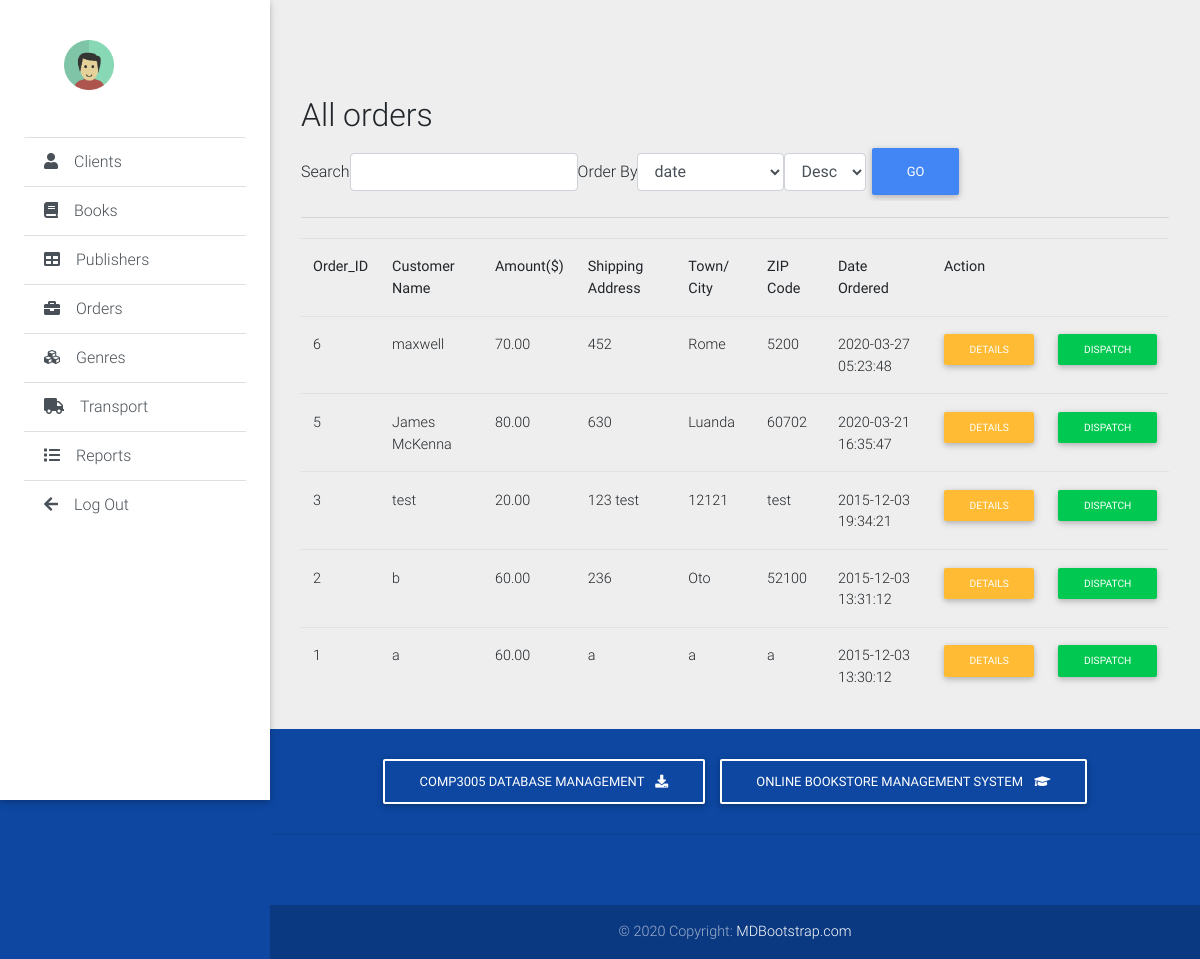
The page /admin/orders.php on the database its author committed.
### tables this page shows
CREATE TABLE `orders` (
  `orderid` int(10) UNSIGNED NOT NULL,
  `customerid` int(10) UNSIGNED NOT NULL,
  `amount` decimal(6,2) DEFAULT NULL,
  `date` timestamp NOT NULL DEFAULT CURRENT_TIMESTAMP,
  `ship_name` char(60) NOT NULL,
  `ship_address` char(80) NOT NULL,
  `ship_city` char(30) NOT NULL,
  `ship_zip_code` char(10) NOT NULL,
  `ship_country` char(20) NOT NULL
);

CREATE TABLE `customers` (
  `customerid` int(10) UNSIGNED NOT NULL,
  `name` varchar(60) NOT NULL,
  `address` varchar(80) NOT NULL,
  `city` varchar(30) NOT NULL,
  `zip_code` varchar(10) NOT NULL,
  `country` varchar(60) NOT NULL,
  `date_registered` timestamp NOT NULL DEFAULT CURRENT_TIMESTAMP ON UPDATE CURRENT_TIMESTAMP
);

### admin/db/MysqliDb.php (called while the page is built, shortened)
<?php
class MysqliDb
{
    public static $prefix = '';
    protected $_mysqli;
    protected $_query;
    protected $_queryOptions = array();
    protected $_orderBy = array();
    protected $_groupBy = array();
    protected $host;
    protected $username;
    protected $password;
    protected $db;
    protected $port;
    protected $charset;
    public $returnType = 'array';
    protected $_nestJoin = false;
    private $_tableName = '';
    protected $_mapKey = null;
    public $pageLimit = 20;
    public function __construct($host = null, $username = null, $password = null, $db = null, $port = null, $charset = 'utf8')
    {
        $isSubQuery = false;
        if (is_object($host)) {
            $this->_mysqli = $host;
        } else {
            $this->host = $host;
        }
        $this->username = $username;
        $this->password = $password;
        $this->db = $db;
        $this->port = $port;
        $this->charset = $charset;
    }
    public function connect()
    {
        $this->_mysqli = new mysqli($this->host, $this->username, $this->password, $this->db, $this->port);
        if ($this->charset) {
            $this->_mysqli->set_charset($this->charset);
        }
    }
    public function mysqli()
    {
        return $this->_mysqli;
    }
    protected function reset()
    {
        $this->_orderBy = array();
        $this->_groupBy = array();
        $this->_query = null;
        $this->_queryOptions = array();
        $this->returnType = 'array';
        $this->_nestJoin = false;
        $this->_tableName = '';
        $this->_mapKey = null;
    }
    public function arrayBuilder()
    {
        $this->returnType = 'array';
        return $this;
    }
    public function setQueryOption($options)
    {
        $allowedOptions = Array('ALL', 'DISTINCT', 'DISTINCTROW', 'HIGH_PRIORITY', 'STRAIGHT_JOIN', 'SQL_SMALL_RESULT',
            'SQL_BIG_RESULT', 'SQL_BUFFER_RESULT', 'SQL_CACHE', 'SQL_NO_CACHE', 'SQL_CALC_FOUND_ROWS',
            'LOW_PRIORITY', 'IGNORE', 'QUICK', 'MYSQLI_NESTJOIN', 'FOR UPDATE', 'LOCK IN SHARE MODE');
        if (!is_array($options)) {
            $options = Array($options);
        }
        foreach ($options as $option) {
            $option = strtoupper($option);
            if ($option == 'MYSQLI_NESTJOIN') {
                $this->_nestJoin = true;
            } elseif ($option == 'FOR UPDATE') {
                $this->_forUpdate = true;
            } elseif ($option == 'LOCK IN SHARE MODE') {
                $this->_lockInShareMode = true;
            } else {
                $this->_queryOptions[] = $option;
            }
        }
        return $this;
    }
    public function withTotalCount()
    {
        return $this;
    }
    public function get($tableName, $numRows = null, $columns = '*')
    {
        $column = is_array($columns) ? implode(', ', $columns) : $columns;
        if (strpos($tableName, '.') === false) {
            $this->_tableName = self::$prefix . $tableName;
        } else {
            $this->_tableName = $tableName;
        }
        $this->_query = 'SELECT ' . implode(' ', $this->_queryOptions) . ' ' .
            $column . " FROM " . $this->_tableName;
        $stmt = $this->_buildQuery($numRows);
        $stmt->execute();
        $res = $this->_dynamicBindResults($stmt);
        return $res;
    }
    public function orderBy($orderByField, $orderbyDirection = "DESC", $customFields = null)
    {
        $orderbyDirection = strtoupper(trim($orderbyDirection));
        $orderByField = preg_replace("/[^-a-z0-9\.\(\),_`\*\'\"]+/i", '', $orderByField);
        $orderByField = preg_replace('/(\`)([`a-zA-Z0-9_]*\.)/', '\1' . self::$prefix . '\2', $orderByField);
        $this->_orderBy[$orderByField] = $orderbyDirection;
        return $this;
    }
    protected function _buildQuery($numRows = null, $tableData = null)
    {
        $stmt = $this->_prepareQuery();
        return $stmt;
    }
    protected function _dynamicBindResults(mysqli_stmt $stmt)
    {
        $parameters = array();
        $results = array();
        $mysqlLongType = 252;
        $shouldStoreResult = false;
        $meta = $stmt->result_metadata();
        $row = array();
        while ($field = $meta->fetch_field()) {
            if ($this->_nestJoin && $field->table != $this->_tableName) {
                $field->table = substr($field->table, strlen(self::$prefix));
                $row[$field->table][$field->name] = null;
                $parameters[] = & $row[$field->table][$field->name];
            } else {
                $row[$field->name] = null;
                $parameters[] = & $row[$field->name];
            }
        }
        call_user_func_array(array($stmt, 'bind_result'), $parameters);
        while ($stmt->fetch()) {
            if ($this->returnType == 'object') {
                $result = new stdClass ();
                foreach ($row as $key => $val) {
                    if (is_array($val)) {
                        $result->$key = new stdClass ();
                        foreach ($val as $k => $v) {
                            $result->$key->$k = $v;
                        }
                    } else {
                        $result->$key = $val;
                    }
                }
            } else {
                $result = array();
                foreach ($row as $key => $val) {
                    if (is_array($val)) {
                        foreach ($val as $k => $v) {
                            $result[$key][$k] = $v;
                        }
                    } else {
                        $result[$key] = $val;
                    }
                }
            }
            if ($this->_mapKey) {
                $results[$row[$this->_mapKey]] = count($row) > 2 ? $result : end($result);
            } else {
                array_push($results, $result);
            }
        }
        if (in_array('SQL_CALC_FOUND_ROWS', $this->_queryOptions)) {
            $stmt = $this->mysqli()->query('SELECT FOUND_ROWS()');
            $totalCount = $stmt->fetch_row();
            $this->totalCount = $totalCount[0];
        }
        return $results;
    }
    protected function _buildCondition($operator, &$conditions)
    {
        if (empty($conditions)) {
            return;
        }
        $this->_query .= ' ' . $operator;
    }
    protected function _buildGroupBy()
    {
        if (empty($this->_groupBy)) {
            return;
        }
        $this->_query .= " GROUP BY ";
        $this->_query = rtrim($this->_query, ', ') . " ";
    }
    protected function _buildOrderBy()
    {
        $this->_query .= " ORDER BY ";
        foreach ($this->_orderBy as $prop => $value) {
            if (strtolower(str_replace(" ", "", $prop)) == 'rand()') {
                $this->_query .= "rand(), ";
            } else {
                $this->_query .= $prop . " " . $value . ", ";
            }
        }
        $this->_query = rtrim($this->_query, ', ') . " ";
    }
    protected function _buildLimit($numRows)
    {
        if (is_array($numRows)) {
            $this->_query .= ' LIMIT ' . (int) $numRows[0] . ', ' . (int) $numRows[1];
        } else {
            $this->_query .= ' LIMIT ' . (int) $numRows;
        }
    }
    protected function _prepareQuery()
    {
        if (!$stmt = $this->mysqli()->prepare($this->_query)) {
            $msg = $this->mysqli()->error . " query: " . $this->_query;
            $num = $this->mysqli()->errno;
            $this->reset();
            throw new Exception($msg, $num);
        }
        return $stmt;
    }
    protected function replacePlaceHolders($str, $vals)
    {
        $newStr = "";
        $newStr .= $str;
        return $newStr;
    }
    public function paginate ($table, $page, $fields = null) {
        $offset = $this->pageLimit * ($page - 1);
        $res = $this->withTotalCount()->get ($table, Array ($offset, $this->pageLimit), $fields);
        return $res;
    }
}

### admin/db/config.php (called while the page is built, shortened)
<?php
require_once BASE_PATH.'/db/MysqliDb.php';
function getDbInstance()
{
	return new MysqliDb(DB_HOST,DB_USER,DB_PASSWORD,DB_NAME);
}

### admin/orders.php (the view, shortened to what this page needs)
<!DOCTYPE html>
<html lang="en">
<body class="grey lighten-3">
  <header>
    <?php include_once "headers/sidebar.php";?>
  </header>
  <main class="pt-5 mx-lg-3">
    <div class="container-fluid mt-5">
      <?php
        include_once "db/config.php";
        $search_string = filter_input(INPUT_GET, 'search_string');
        $filter_col = filter_input(INPUT_GET, 'filter_col');
        $order_by = filter_input(INPUT_GET, 'order_by');
        $page = filter_input(INPUT_GET, 'page');
        $pagelimit = 6;
        if (!$page) {
            $page = 1;
        }
        if (!$filter_col) {
            $filter_col = "date";
        }
        if (!$order_by) {
            $order_by = "Desc";
        }
        $db = getDbInstance();
        $select = array('orderid', 'customerid', 'amount', 'ship_address', 'ship_city','ship_zip_code', 'date');
        if ($order_by)
        {
            $db->orderBy($filter_col, $order_by);
        }
        $db->pageLimit = $pagelimit;
        $records =$db->arraybuilder()->paginate("orders", $page, $select);
        foreach ($records as $value) {
            foreach ($value as $col_name => $col_value) {
                $filter_options[$col_name] = $col_name;
            }
            break;
        }
        ?>
        <div id="page-wrapper">
            <div class="row">
                <div class="col-sm-9">
                    <h2 class="page-header">All orders</h2>
                </div>
            </div>
            <div class="well text-center filter-form">
                <form class="form form-inline" action="">
                    <label for="input_search">Search</label>
                    <input type="text" class="form-control" id="input_search" name="search_string" value="<?php echo $search_string; ?>">
                    <label for ="input_order">Order By</label>
                    <select name="filter_col" class="form-control">
                        <?php
                        foreach ($filter_options as $option) {
                            ($filter_col === $option) ? $selected = "selected" : $selected = "";
                            echo ' <option value="' . $option . '" ' . $selected . '>' . $option . '</option>';
                        }
                        ?>
                    </select>
                    <select name="order_by" class="form-control" id="input_order">
                        <option value="Desc" <?php
                        if ($order_by == 'Desc') {
                            echo "selected";
                        }
                        ?>>Desc</option>
                    </select>
                    <input type="submit" value="Go" class="btn btn-primary">
                </form>
            </div>
            <hr>
            <table class="table" style="margin-top: 20px">
              <tr>
                <th>Order_ID</th>
                <th>Customer Name</th>
                <th>Amount($)</th>
                <th>Shipping Address</th>
                <th>Town/ City</th>
                <th>ZIP Code</th>
                <th>Date Ordered</th>
                <th colspan="2">Action</th>
              </tr>
              <?php foreach($records as $value=>$row){ ?>
              <tr>
                <td><?php echo $row['orderid']; ?></td>
                <td><?php $cid=$row['customerid'];
                    $joinq = mysqli_query($con,"SELECT name FROM customers c JOIN orders o ON c.customerid=o.customerid WHERE o.customerid=$cid");
                    while($res=mysqli_fetch_array($joinq)){
                        echo $res['name'];
                    }
                 ?></td>
                <td><?php echo $row['amount']; ?></td>
                <td><?php echo $row['ship_address']; ?></td>
                <td><?php echo $row['ship_city']; ?></td>
                <td><?php echo $row['ship_zip_code']; ?></td>
                <td><?php echo  $row['date']; ?></td>
                <td><a class="btn btn-sm btn-warning" href="order_details.php?orid=<?php echo $row['orderid']; ?>">Details</a></td>
                <td><a class="btn btn-sm btn-success" href="dispatch_order.php?orid=<?php echo $row['orderid']; ?>">Dispatch</a></td>
              </tr>
              <?php } ?>
          </table>
</div>
    </div>
  </main>
  <?php include_once "headers/footer.php";?>
</body>
</html>

### rows shown on the page
orders: orderid "6", amount "70.00", ship_address "452", ship_city "Rome", ship_zip_code "5200", date "2020-03-27 05:23:48"
customers: name "maxwell"
orders: orderid "5", amount "80.00", ship_address "630", ship_city "Luanda", ship_zip_code "60702", date "2020-03-21 16:35:47"
customers: name "James McKenna"
orders: orderid "3", amount "20.00", ship_address "123 test", ship_city "12121", ship_zip_code "test", date "2015-12-03 19:34:21"
customers: name "test"
orders: orderid "2", amount "60.00", ship_address "236", ship_city "Oto", ship_zip_code "52100", date "2015-12-03 13:31:12"
customers: name "b"
orders: orderid "1", amount "60.00", ship_address "a", ship_city "a", ship_zip_code "a", date "2015-12-03 13:30:12"
customers: name "a"

### other values the page prints
form field filter_col "date"
